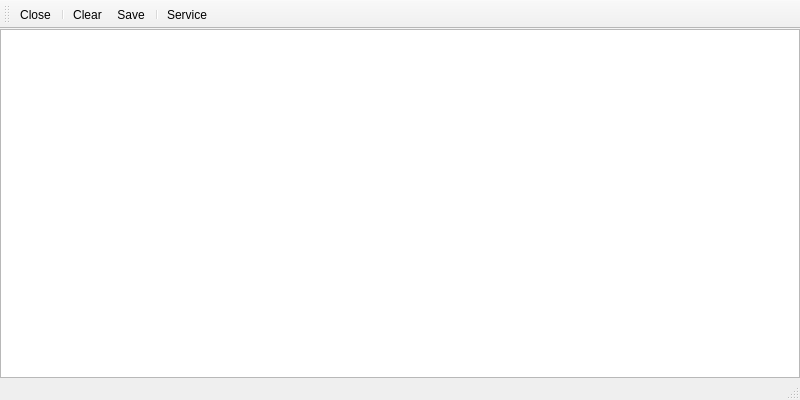
<?xml version="1.0" encoding="UTF-8"?>
<ui version="4.0">
 <class>Afsk1200Win</class>
 <widget class="QMainWindow" name="Afsk1200Win">
  <property name="geometry">
   <rect>
    <x>0</x>
    <y>0</y>
    <width>800</width>
    <height>400</height>
   </rect>
  </property>
  <property name="windowTitle">
   <string>AFSK1200 Decoder</string>
  </property>
  <property name="windowIcon">
   <iconset resource="../icons.qrc">
    <normaloff>:/icons/icons/terminal.svg</normaloff>:/icons/icons/terminal.svg</iconset>
  </property>
  <widget class="QWidget" name="centralwidget">
   <layout class="QVBoxLayout" name="verticalLayout">
    <property name="spacing">
     <number>5</number>
    </property>
    <property name="margin">
     <number>0</number>
    </property>
    <item>
     <widget class="QPlainTextEdit" name="textView">
      <property name="font">
       <font>
        <family>Monospace</family>
       </font>
      </property>
      <property name="horizontalScrollBarPolicy">
       <enum>Qt::ScrollBarAsNeeded</enum>
      </property>
      <property name="lineWrapMode">
       <enum>QPlainTextEdit::NoWrap</enum>
      </property>
      <property name="readOnly">
       <bool>true</bool>
      </property>
      <property name="maximumBlockCount">
       <number>10000</number>
      </property>
     </widget>
    </item>
   </layout>
  </widget>
  <widget class="QMenuBar" name="menubar">
   <property name="geometry">
    <rect>
     <x>0</x>
     <y>0</y>
     <width>800</width>
     <height>25</height>
    </rect>
   </property>
  </widget>
  <widget class="QToolBar" name="toolBar">
   <property name="windowTitle">
    <string>toolBar</string>
   </property>
   <attribute name="toolBarArea">
    <enum>TopToolBarArea</enum>
   </attribute>
   <attribute name="toolBarBreak">
    <bool>false</bool>
   </attribute>
   <addaction name="actionClose"/>
   <addaction name="separator"/>
   <addaction name="actionClear"/>
   <addaction name="actionSave"/>
   <addaction name="separator"/>
   <addaction name="actionService"/>
  </widget>
  <widget class="QStatusBar" name="statusBar"/>
  <action name="actionClear">
   <property name="icon">
    <iconset resource="../icons.qrc">
     <normaloff>:/icons/icons/clear.svg</normaloff>:/icons/icons/clear.svg</iconset>
   </property>
   <property name="text">
    <string>Clear</string>
   </property>
   <property name="toolTip">
    <string>Clear received packets</string>
   </property>
  </action>
  <action name="actionSave">
   <property name="icon">
    <iconset resource="../icons.qrc">
     <normaloff>:/icons/icons/floppy.svg</normaloff>:/icons/icons/floppy.svg</iconset>
   </property>
   <property name="text">
    <string>Save</string>
   </property>
   <property name="toolTip">
    <string>Save received packets to a text file</string>
   </property>
  </action>
  <action name="actionClose">
   <property name="icon">
    <iconset resource="../icons.qrc">
     <normaloff>:/icons/icons/close.svg</normaloff>:/icons/icons/close.svg</iconset>
   </property>
   <property name="text">
    <string>Close</string>
   </property>
   <property name="toolTip">
    <string>Close AFSK1200 decoder window</string>
   </property>
  </action>
  <action name="actionInfo">
   <property name="icon">
    <iconset resource="../icons.qrc">
     <normaloff>:/icons/icons/info.svg</normaloff>:/icons/icons/info.svg</iconset>
   </property>
   <property name="text">
    <string>Info</string>
   </property>
   <property name="toolTip">
    <string>Show info about AFKS1200 decoder</string>
   </property>
  </action>
  <action name="actionService">
   <property name="icon">
    <iconset resource="../icons.qrc">
     <normaloff>:/icons/icons/service-down.svg</normaloff>
     <normalon>:/icons/icons/service-up.svg</normalon>
    </iconset>
   </property>
   <property name="text">
    <string>Service</string>
   </property>
   <property name="toolTip">
    <string>Serve received packets on port 6170</string>
   </property>
   <property name="checkable">
    <bool>true</bool>
   </property>
  </action>
 </widget>
 <resources>
  <include location="../icons.qrc"/>
 </resources>
 <connections>
  <connection>
   <sender>actionClose</sender>
   <signal>triggered()</signal>
   <receiver>Afsk1200Win</receiver>
   <slot>close()</slot>
   <hints>
    <hint type="sourcelabel">
     <x>-1</x>
     <y>-1</y>
    </hint>
    <hint type="destinationlabel">
     <x>399</x>
     <y>299</y>
    </hint>
   </hints>
  </connection>
 </connections>
</ui>
